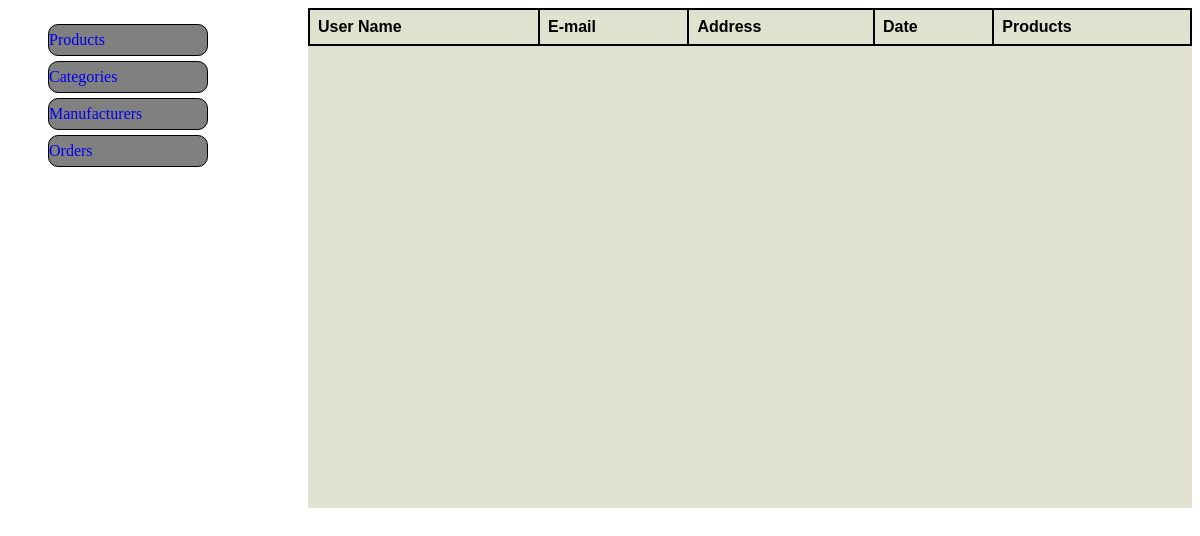
The app's page /admin/orders.php, older data.
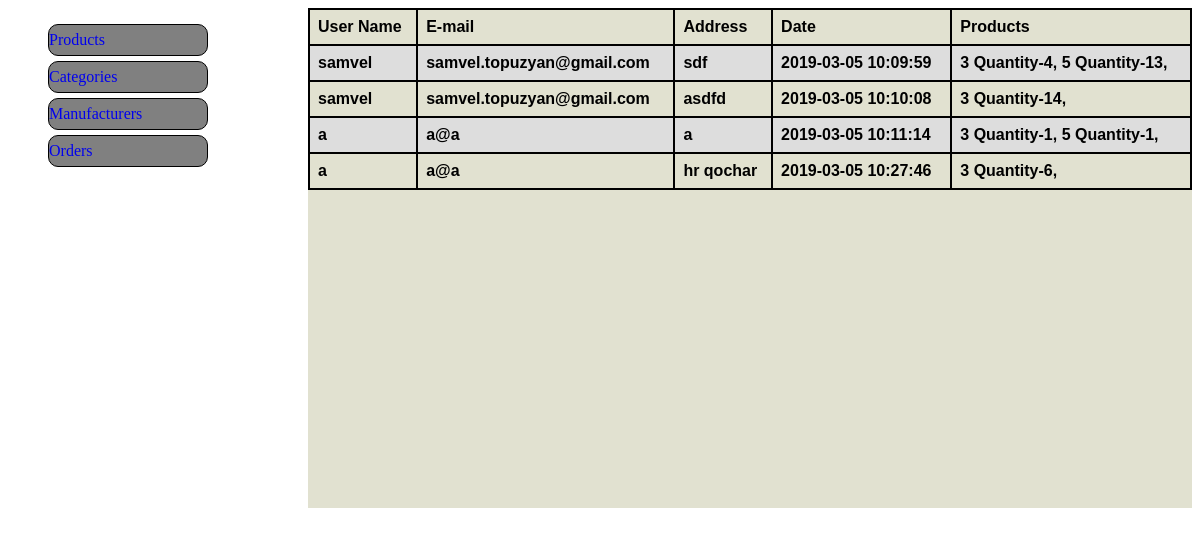
The same page, newer data.
### tables this page shows
CREATE TABLE `users` (
  `id` int(11) NOT NULL,
  `username` varchar(255) NOT NULL,
  `email` varchar(255) NOT NULL,
  `password` varchar(255) NOT NULL
);

### classes/order.class.php (called while the page is built, shortened)
<?php
class Order {
	public function getOrders(){
		$pdo = $GLOBALS['pdo'];
		$orderr = array();
		$stmt = $pdo->prepare("SELECT * FROM orders");
		$stmt->execute();
		while($ord = $stmt->fetch()) {
			$stm = $pdo->prepare("SELECT * FROM users WHERE id = ?");
			$stm->execute([$ord['user_id']]);
			$user = $stm->fetch();
			$orderr['users'][] = $user['username'];
			$orderr['emails'][] = $user['email'];
			$orderr['addresses'][] = $ord['address'];
			$orderr['dates'][] = $ord['time'];
			$orderr['products'][] = $this->getOrderProducts($ord['id']);
		}
		return $orderr;
	}
	public function getOrderProducts($ord_id) {
		$pdo = $GLOBALS['pdo'];
		$stmt = $pdo->prepare("SELECT * FROM order_products WHERE order_id = ?");
		$stmt->execute([$ord_id]);
		while($ord = $stmt->fetch()) {
			$stm = $pdo->prepare("SELECT * FROM products WHERE id = ?");
			$stm->execute([$ord['prod_id']]);
			$p = $stm->fetch();
			$products[] = $p['name'].' Quantity-'.$ord['quantity'];
		}
		return $products;
	}
}

### admin/orders.php (the view, shortened to what this page needs)
<?php require_once('../classes/order.class.php'); ?>
<!DOCTYPE html>
<html lang="en">
<head>
	<link rel="stylesheet" type="text/css" href="../css/styles.css">
</head>
<body>
	<div class="menu">
		<ul>
			<li><a href="products.php">Products</a></li>
			<li><a href="categories.php">Categories</a></li>
			<li><a href="manufacturers.php">Manufacturers</a></li>
			<li><a href="orders.php">Orders</a></li>
		</ul>
	</div>
	<div class="main">
		<table>
			<tr>
				<th>User Name</th>
				<th>E-mail</th>
				<th>Address</th>
				<th>Date</th>
				<th>Products</th>
			</tr>
		<?php
			$o = new Order;
			$orders = $o->getOrders();
			for ($i=0; $i < count($orders['users']); $i++) {
				echo "<tr>";
				echo "<th>".$orders['users'][$i]."</th>";
				echo "<th>".$orders['emails'][$i]."</th>";
				echo "<th>".$orders['addresses'][$i]."</th>";
				echo "<th>".$orders['dates'][$i]."</th>";
				echo "<th>";
					foreach ($orders['products'][$i] as $prod) {
						echo $prod.", ";
					}
				echo "</th>";
				echo "</tr>";
			}
		?>
		</table>
	</div>
</body>
</html>

Row changes from the older to the newer data that the page shows:
added users: username "samvel"
Text that changed along with them:
new list line: "samvel.topuzyan@gmail.com sdf 2019-03-05 10:09:59 3 Quantity-4 , 5 Quantity-13 ,"
new list line: "samvel.topuzyan@gmail.com asdfd 2019-03-05 10:10:08 3 Quantity-14 ,"
new list line: "a a@a a 2019-03-05 10:11:14 3 Quantity-1 , 5 Quantity-1 ,"
new list line: "a a@a hr qochar 2019-03-05 10:27:46 3 Quantity-6 ,"
